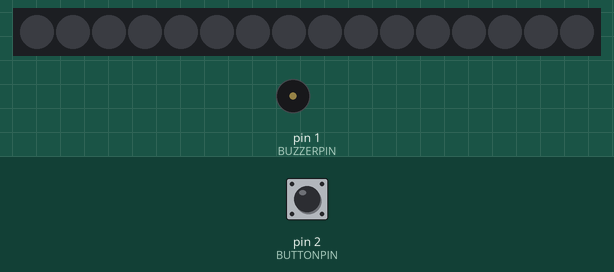
Bench run of a sketch on a simulated Arduino Uno, built with avr-gcc and run on an emulated ATmega328P. Parts: 16 RGB LEDs in strip order, left to right, buzzer (waves = sounding, pin HIGH). Inputs (shaded band) come from the test bench; at power-on: pin 2 (BUTTONPIN) LOW. Dim RGB values are drawn brighter than linear.

Above: at 1.2 s.
1.3 s: pin 2 (BUTTONPIN) pulled HIGH for 3.2 s
At 5.5 s:
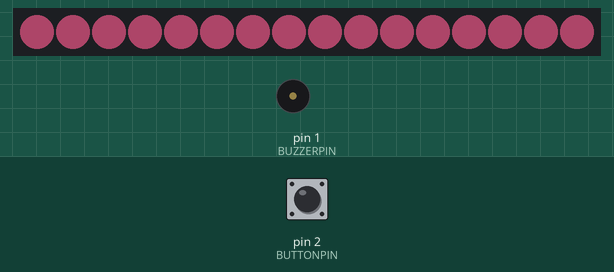
7.5 s: pin 2 (BUTTONPIN) pulled HIGH for 0.15 s
At 7.88 s:
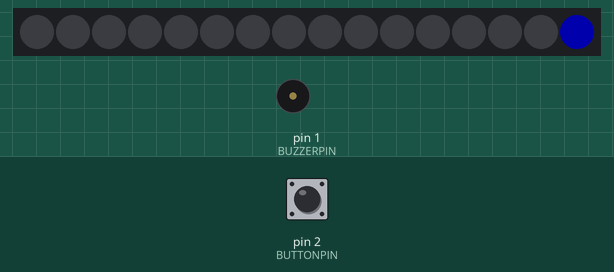
9.6 s: pin 2 (BUTTONPIN) pulled HIGH for 0.15 s
At 10.3 s:
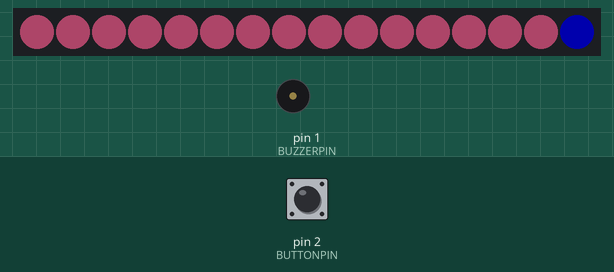
11.2 s: pin 2 (BUTTONPIN) pulled HIGH for 3.2 s
At 14.8 s:
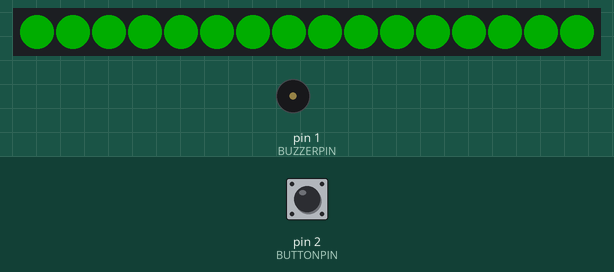
15.9 s: pin 2 (BUTTONPIN) pulled HIGH for 1 s
At 18.0 s:
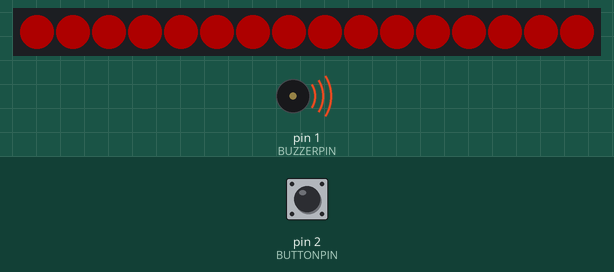
Timing chart, 0 to 20.9 s (numbered marks = the images above; inputs shaded):
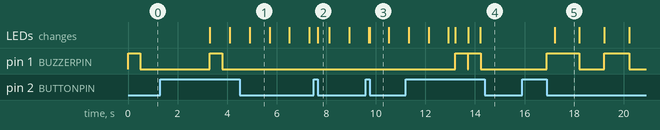

Measured:
- after the input at 1.3 s, pin 1 (BUZZERPIN): LOW → HIGH after 2.0 s, → LOW 0.50 s later; the LEDs: change after 2.0 s (image 1)
- after the input at 7.5 s, the LEDs: change after 0.15 s (image 2)
- after the input at 9.6 s, the LEDs: first differ from a run without the input after 0.15 s (image 3)
- after the input at 11.2 s, pin 1 (BUZZERPIN): alternates HIGH for 0.50 s and LOW for 0.03 s, 4 changes in all, then stays LOW, starting after 2.0 s; the LEDs: first differ from a run without the input after 2.0 s (image 4 shows a later state)
- after the input at 15.9 s, pin 1 (BUZZERPIN): LOW → HIGH after 1.0 s, → LOW 1.3 s later, → HIGH 1.0 s later, → LOW 1.0 s later; the LEDs: change after 1.3 s (image 5)
- what the display in image 1 shows lasts 0.8 s, from 4.9 s to 5.7 s
- what the display in image 2 shows lasts 0.4 s, from 7.7 s to 8.1 s

The sketch:

nightgame.ino
```cpp
/**
  night game airsfoft king of the hill

  Known bugs
    * When button is pressed, sometimes controlling team does not switch.
    * When in game mode, the display will revert to programming mode
    * When in game mode, the timer will expire faster than the programmed time and end the game
**/

#include <avr/power.h> // fix for trinket
#include <Adafruit_NeoPixel.h>
#define PIXELPIN 0
#define BUZZERPIN 1
#define BUTTONPIN 2
#define NUMBEROFPIXELS 16
#define LONGPRESSTIME 2000
#define INDICATORTIME 500
#define BUZZTIME 500
#define WINBUZZTIME 2000
#define BLINKRATE 800
#define WINBLINKRATE 300
#define COUNTDOWNTIME 1000 // @todo change to 15000

Adafruit_NeoPixel pixels = Adafruit_NeoPixel(NUMBEROFPIXELS, PIXELPIN);

// global (global)
//uint32_t prevTime;
uint32_t red     = 0xff0000; // red
uint32_t blue    = 0x0000ff; // blue
uint32_t purple  = 0xff6699; // purple
uint32_t yellow  = 0xFFE600; // yellow
uint32_t green   = 0x00FF00; // green
uint8_t mode = 0; // operation mode. 0 program, 1 prep, 2 game
uint32_t buzzTimer;
boolean pressedLastCycle = 0;
boolean longPressLastCycle = 0;

// global (programming mode)
boolean firstRun = true;
uint8_t programMode = 0; // 0 is timetowin, 1 is nothing (yet)
uint8_t timeToWin = 0;
uint8_t lastTtw = 0;
uint32_t pressTime = 0;
uint32_t i1Time = 0;
uint32_t i2Time = 0;

// global (prep mode)
boolean gamePrepared = 0;
boolean gameStarted = 0;
boolean blinkStatus = false;
uint32_t lastBlink = 0;

// global (countdown mode)
uint32_t countdownStart;

// global (game mode)
uint8_t activeTeam = 0;  // 0 nobody, 1 red, 1 blue
uint8_t lastActiveTeam;
uint32_t startOffset;
long redCounter;
long blueCounter;
uint32_t lastTick;
uint8_t winningTeam;  // 0 nobody, 1 red, 2 blue
boolean winBuzz;


void setup() {
  if (F_CPU == 16000000)           // fix for trinket
  clock_prescale_set(clock_div_1); // fix for trinket
  pixels.begin();
  pixels.setBrightness(50);
  //prevTime = millis();
  pinMode(BUZZERPIN, OUTPUT);
  pinMode(BUTTONPIN, INPUT);
}

void loop() {

  switch(mode) {
    case 0:
    // program mode
    programLoop();
    break;

    case 1:
    // prep mode
    prepLoop();
    break;

    case 2:
    // countdown mode
    countdownLoop();
    break;

    case 3:
    // game mode
    gameLoop();
    break;

    case 4:
    // end mode
    endLoop();
    break;
  }


  animate();
  buzzCheck();


  // when we startup
  // display sequence of animations for explanation purposes
  // go into programming mode

  // game mode
  // win timer set to duracion set in programming mode
  // red team timer set to 0
  // blue team timer set to 0
  // press button to start game
  // countdown starts so person can get to their side
  // loud beep when game start
  // button press shows red color
  // another button press shows blue color
  // small delay so user gets right color
  // active team color counts up
}

void countdownLoop() {
  if (millis() > countdownStart + COUNTDOWNTIME) {
    startOffset = millis();
    nextMode();
  }
}

void programLoop() {

  if (firstRun) {
    ackBuzz();
    firstRun = false;
  }
  // program the time needed to win
  // each neopixel represents 2 minutes

  // wait for input
  // if a click, add a neopixel
  // if a long press, move to next programming section

  switch(getInput()) {

    case 0:
      // no valid input detected
      pixels.setPixelColor(16, yellow);
      pixels.show();
    break;

    case 1:
      // click detected
      // add 2 to timetowin
      if (timeToWin < 32) {
        // go no greater than 32
        timeToWin += 2;
      }
      indicateBlue();

    break;

    case 2:
      // long press detected
      indicateRed();
      ackBuzz();
      nextMode();
    break;

  }
}

void gameLoop() {
  switch(getInput()) {

  case 0:
    // no valid input detected


  break;

  case 1:
    // click detected
    ackBuzz();

    // nobody is 0, red is 1, blue is 2
    // toggle to the other team
    switch(activeTeam) {
      case 0:
      // nobody is active
      activeTeam = 1; // switch to red
      break;

      case 1:
      // red is active
      activeTeam = 2; // switch to blue
      break;

      case 2:
      // blue is active
      activeTeam = 1; //switch to red
      break;
    }

  break;

  case 2:
    // long press detected
    //indicateRed();
    //ackBuzz();

  break;
  }

  // has 1000 ms passed?
  if (millis() > lastTick + 1000) {
    // yes, 1000ms has passed

    //ackBuzz();

    // add 1s to active team's counter
    if (activeTeam == 1) {
      redCounter += 1000;
    }

    if (activeTeam == 2) {
      blueCounter += 1000;
    }

    lastTick = millis();
  }

  // check to see if team has won
  if (redCounter > timeToWin * 1000 * 60) {
    winningTeam = 1;
    //winBuzz = true;
    ackBuzz();
    pixels.setPixelColor(5, green);
    pixels.show();
    nextMode();
  }

  if (blueCounter > timeToWin * 1000 * 60) {
    winningTeam = 2;
    //winBuzz = true;
    ackBuzz();
    pixels.setPixelColor(5, purple);
    pixels.show();
    nextMode();
  }
}


void endLoop() {
      pixels.setPixelColor(16, 0xFFFF47);
      pixels.show();
      delay(1000);
}

void prepLoop() {

  switch(getInput()) {

    case 0:
      // no valid input detected
      pixels.setPixelColor(16, yellow);
      pixels.show();
    break;

    case 1:
      // click detected
      indicateBlue();

    break;

    case 2:
      // long press detected
      indicateRed();
      ackBuzz();
      countdownStart = millis();
      lastTick = millis();
      nextMode();

    break;

  }


  // game mode
  // win timer set to duracion set in programming mode
  // red team timer set to 0
  // blue team timer set to 0
  // press button to start game
  // countdown starts so person can get to their side
  // loud beep when game start
  // button press shows red color
  // another button press shows blue color
  // small delay so user gets right color
  // active team color counts up

}

void ackBuzz() {
  digitalWrite(BUZZERPIN, HIGH);
  buzzTimer = millis();
}

void nextMode() {

  if (mode != 4) {
    // if we're not at the last mode (game), go to the next mode
    mode ++;
  }

}

/**
 * samples button. returns value if valid input (click, press, etc.)
 * otherwise returns false
 */
int getInput() {


  // it is pressed now
  // it was pressed last cycle
  // 2 seconds have elapsed since initial press
  //   it's a long press

  // it is not pressed now
  // it was pressed last cycle
  //   it's a click


  // is button pressed?
  if (digitalRead(BUTTONPIN)) {
    // yes, button is pressed.

    // have we processed something previously, but the user
    // is still holding down the button?
    if (longPressLastCycle == true) {
      // do nothing until user lets go
      return 0;
    }

    // was the button pressed last cycle too?
    if (pressedLastCycle == true) {
      // it was pressed last cycle

      // has button been held for 2 seconds or more?
      if (millis() > pressTime + LONGPRESSTIME) {
        // yes, button has been held for 2 seconds or more
        // got long click
        // before we return for processing, require user to let go
        // of button before we accept any more input
        longPressLastCycle = true;
        pressedLastCycle = true;

        // return for processing
        return 2;

      } else {
        // no, button has not been held for 2s or more.
        // do nothing,
        // return so we can see what happens next cycle
        return 0;
      }


    } else {
      // button was not pressed last cycle
      // so this is the first cycle it is pressed
      // start a timer so we can later see how long the
      // user held the button
      pressTime = millis();

      // make sure next loop the press isn't processed
      pressedLastCycle = true;

    }
  } else {
    // no, button is not pressed.

    // was it just released? (pressed last cycle but not now)
    if (pressedLastCycle == true) {
      // yes, it was just released.

      // was a long press registered last cycle?
      // we ask this because if a long press happened last,
      // and the user is still holding down the button,
      // we don't want to process this button release as a click.
      if (longPressLastCycle == true) {
        // yes, a long press happened last cycle

        // allow clicks and presses to be detected next cycle
        pressedLastCycle = false;
        longPressLastCycle = false;

        // no input this cycle, return.
        return 0;

      } else {
        // no, a long press did not happen last cycle.
        // this means this button release is a click event

        pressedLastCycle = false;
        longPressLastCycle = false;

        // return for processing
        return 1;
      }
    } else {
      // no, button was not pressed last cycle.
      // it's not pressed this cycle, either.
      pressedLastCycle = false;
      longPressLastCycle = false;
    }
  }


  return false;
}

void indicateRed() {
  i1Time = millis();

  pixels.setPixelColor(14, red);
  pixels.show();
}

void indicateBlue() {
  i2Time = millis();

  pixels.setPixelColor(15, blue);
  pixels.show();
}

/**
 * handle timers for buzzers.
 * does not directly buzz the buzzer, only shuts them up.
 */
void buzzCheck() {
  if (!winBuzz) {
    if (millis() > buzzTimer + BUZZTIME) {
      digitalWrite(BUZZERPIN, LOW);
    }
  } else {
    if (millis() > buzzTimer + WINBUZZTIME) {
      digitalWrite(BUZZERPIN, LOW);
    }
  }
}

void animate() {

//  // clear indicators if their timers are done
//  if (millis() > i1Time + INDICATORTIME) {
//    pixels.setPixelColor(14, 0);
//    pixels.show();
//  }
//  if (millis() > i2Time + INDICATORTIME) {
//    pixels.setPixelColor(15, 0) ;
//    pixels.show();
//  }

  // update display depending on what mode we're in
  switch(mode) {

    case 0:
      // program mode
      // for every 2 in timeToWin,
      // light up 1 pixel

      //numLightUp = timeToWin / 2;

      // has the time to win changed since we last animated?
      if (lastTtw != timeToWin) {
        // yes, the time to win has changed
        // update the display

        for (int i = 0; i < timeToWin / 2; i ++) {
          pixels.setPixelColor(i, yellow);
        }
        pixels.show();
        lastTtw = timeToWin;
      }

      break;


    case 1:
      // prep mode

      // blink if blinks haven't started
      if (!blinkStatus) {
        // make all pixels green

        // is it time to blink on?
        if (millis() > lastBlink + BLINKRATE) {

          for (int i = 0; i < 16; i ++) {
            pixels.setPixelColor(i, purple);
          }
          pixels.show();
          blinkStatus = true;
          lastBlink = millis();
        }

      } else {
        // we've blinked previously
        // is it time to blink off?
        if (millis() > lastBlink + BLINKRATE) {
          // yes, time to blink.
          for (int i = 0; i < 16; i ++) {
            pixels.setPixelColor(i, 0);
          }
          pixels.show();
          blinkStatus = false;
          lastBlink = millis();
        }
      }

      break;

   case 2:
      // countdown mode
     // beep
      if (!blinkStatus) {
        // make all pixels green

        // is it time to blink on?
        if (millis() > lastBlink + BLINKRATE) {

          for (int i = 0; i < 16; i ++) {
            pixels.setPixelColor(i, purple);
          }
          pixels.show();
          ackBuzz();
          blinkStatus = true;
          lastBlink = millis();
        }

      } else {
        // we've blinked previously
        // is it time to blink off?
        if (millis() > lastBlink + BLINKRATE) {
          // yes, time to blink.
          for (int i = 0; i < 16; i ++) {
            pixels.setPixelColor(i, 0);
          }
          pixels.show();
          ackBuzz();
          blinkStatus = false;
          lastBlink = millis();
        }
      }

      break;

   case 3:
      // game mode

      // only update every 1s
      if (millis() > lastTick + 1000) {
        switch(activeTeam) {
          case 0:
          // nobody
          for (int i = 0; i < 16; i ++) {
            pixels.setPixelColor(i, green);
          }
          //lastActiveTeam = 0;
          break;

          case 1:
          // red
          //int num = (redCounter / (timeToWin * 1000 * 60)) * 16;
          for (int i = 0; i < 16; i ++) {
            pixels.setPixelColor(i, red);
          }
          //pixels.setPixelColor(redCounter / 1000, red);
          //lastActiveTeam = 1;
          break;

          case 2:
          for (int i = 0; i < 16; i ++) {
            pixels.setPixelColor(i, blue);
          }
          //pixels.setPixelColor(blueCounter / 1000, blue);
          //lastActiveTeam = 0;
          break;

        }
        pixels.show();
      }
      break;

    case 4:
      // end mode
        if (!blinkStatus) {

        // is it time to blink on?
        if (millis() > lastBlink + WINBLINKRATE) {

          for (int i = 0; i < 16; i ++) {
            if (winningTeam == 1) {
              pixels.setPixelColor(i, red);
            } else {
              pixels.setPixelColor(i, blue);
            }
          }
          pixels.show();
          ackBuzz();
          blinkStatus = true;
          lastBlink = millis();
        }

      } else {
        // we've blinked previously
        // is it time to blink off?
        if (millis() > lastBlink + BLINKRATE) {
          // yes, time to blink.
          for (int i = 0; i < 16; i ++) {
            pixels.setPixelColor(i, 0);
          }
          pixels.show();
          blinkStatus = false;
          lastBlink = millis();
        }
      }

      pixels.show();
      break;
  }
}
```
